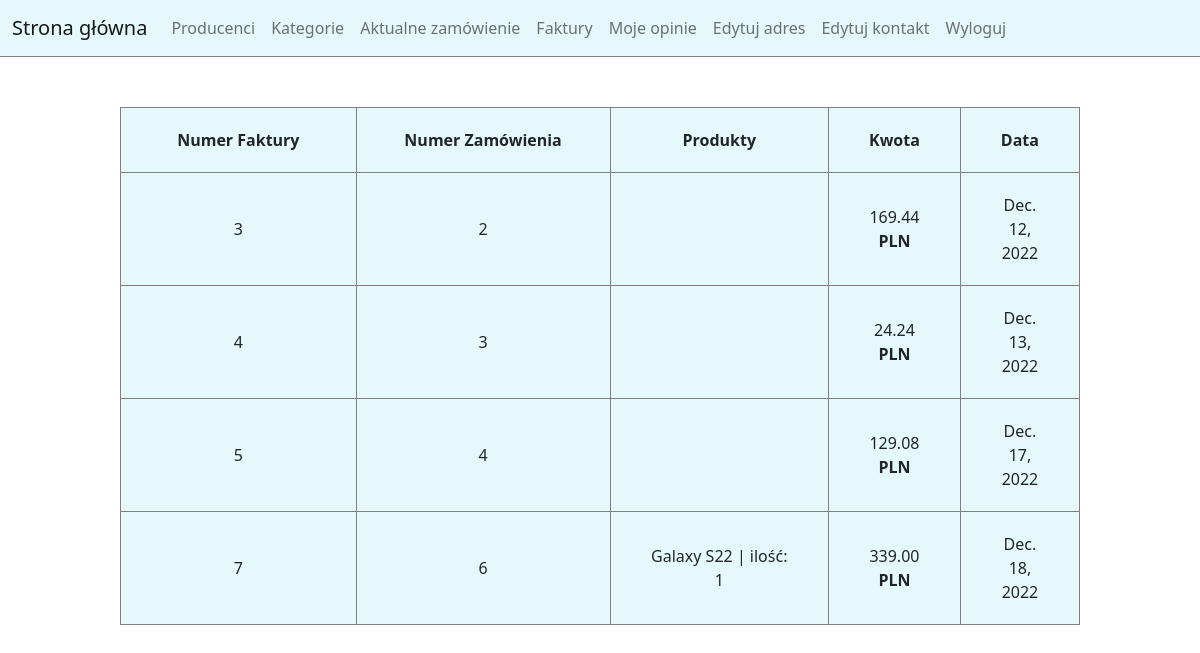
/zamowienia/faktury/ (signed in), run on the app's committed database.
### apps/zamowienia/models.py (models this page shows)
class Faktury(models.Model):
    id_uzytkownika = models.ForeignKey(Uzytkownicy, on_delete=models.PROTECT)
    id_zamowienia = models.ForeignKey(Zamowienia, on_delete=models.PROTECT)
    kwota = models.DecimalField(decimal_places=2, max_digits=10)
    data_wystawienia = models.DateField(auto_created=True)

class Szczegoly_zamowienia(models.Model):
    ilosc = models.IntegerField()
    id_zamowienia = models.ForeignKey(Zamowienia, on_delete=models.PROTECT)
    id_produktu = models.ForeignKey(Produkty, on_delete=models.CASCADE)

### apps/produkty/models.py (models this page shows)
class Produkty(models.Model):
    nazwa = models.TextField(max_length=100)
    cena = models.DecimalField(decimal_places=2, max_digits=5)
    opis = models.TextField(max_length=255, null=True, blank=True)
    id_producenta = models.ForeignKey(Producenci, on_delete=models.PROTECT)
    def __str__(self):
        return self.nazwa

### apps/zamowienia/views.py (the view)
# urls.py: path('faktury/', all_invoices, name='faktury'),
@login_required
def all_invoices(request):
    invoices = Faktury.objects.filter(id_uzytkownika=request.user.pk).values()
    new_invoices = []
    for i in range(invoices.count()):
        order = invoices[i].get('id_zamowienia_id')
        products = Szczegoly_zamowienia.objects.filter(id_zamowienia=order)
        new_invoices.append({'id': invoices[i].get('id'),
                             'id_zamowienia_id': invoices[i].get('id_zamowienia_id'),
                             'kwota': invoices[i].get('kwota'),
                             'data_wystawienia': invoices[i].get('data_wystawienia'),
                            'products': products})
    context = {'invoices': new_invoices}
    return render(request, 'allInvoices.html', context)

### apps/uzytkownicy/models.py (called while the page is built)
    @property
    def is_staff(self):
        return self.staff

### apps/zamowienia/templates/allInvoices.html
{% extends 'base.html' %}{% load static %}
{% block head %}
<link rel="stylesheet" href="{% static 'listStyles.css' %}" />
{% endblock head %} {% block title %} Faktury {% endblock title %}
{% block page %}
<div class="tableWrapper">
    <table>
        <tr>
            <th>Numer Faktury</th>
            <th>Numer Zamówienia</th>
            <th>Produkty</th>
            <th>Kwota</th>
            <th>Data</th>
        </tr>
        {% for invoice in invoices %}
        <tr>
            <td>{{ invoice.id }}</td>
            <td>{{ invoice.id_zamowienia_id }}</td>
            <td>
                {% for product in invoice.products%}
                {{ product.id_produktu}} | ilość:
                {{ product.ilosc}}
                <br>
                {% endfor %}
            </td>
            <td>{{ invoice.kwota }} <b>PLN</b></td>
            <td>{{invoice.data_wystawienia }}</td>
        </tr>
        {% endfor %}
    </table>
</div>
{% endblock page %}

### apps/produkty/static/listStyles.css (style rules this page uses)
.tableWrapper { display: flex; justify-content: center; }
table, td, th { width: 35%; border: 1px solid gray; padding: 20px 40px; text-align: center; }
table { width: 80%; margin-top: 50px; background-color: rgb(230, 249, 250); }

### data on the page
Faktury: kwota "169.44", data_wystawienia "Dec. 12, 2022"
Faktury: kwota "24.24", data_wystawienia "Dec. 13, 2022"
Faktury: kwota "129.08", data_wystawienia "Dec. 17, 2022"
Szczegoly_zamowienia: id_produktu "Galaxy S22", ilosc "1"
Faktury: kwota "339.00", data_wystawienia "Dec. 18, 2022"

### other printed values
{{ invoice.id }} "3" "4" "5" "7"
{{ invoice.id_zamowienia_id }} "2" "3" "4" "6"
